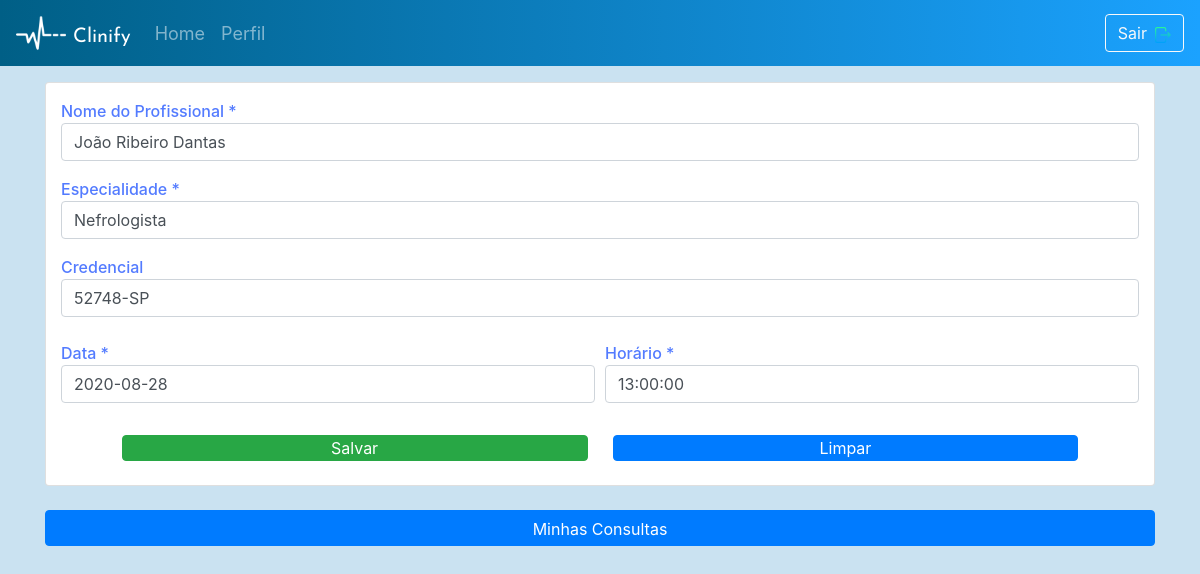
Screenshot of /Templates/appointment/update/4/nefrologista/ (signed in) with the database file from the repository.
### server_app/models.py (models this page shows, shortened)
class UserAppoint(models.Model):
    user                = models.ForeignKey(User, on_delete=models.CASCADE)
    appoint_espec_apt   = models.CharField(max_length=50)
    appoint_date_apt    = models.DateField()
    appoint_time_apt    = models.TimeField()
    appoint_nmed_apt    = models.CharField(max_length=50)
    appoint_credenc_apt = models.CharField(max_length=20)
    slug                = models.SlugField(default='slug')
    objects = models.Manager()

### server_app/views.py (the view, shortened to what this page needs)
# urls.py: url(r'^appointment/update/(?P<pk>[0-9]+)/(?P<slug>[-\w\d]+)/$', AppointUpdateView.as_view(), name='appointment'),
@method_decorator(login_required(login_url="/logout/"), name='dispatch')
class AppointUpdateView(UpdateView):  ### UPDATE
    template_name = "appointment.html"
    model = UserAppoint
    form_class = AppointForm

### server_app/forms.py
class AppointForm(forms.ModelForm):
    class Meta:
        model = UserAppoint
        fields = ['appoint_espec_apt','appoint_date_apt','appoint_time_apt','appoint_nmed_apt','appoint_credenc_apt']
    def __init__(self, *args, **kwargs):
        super(AppointForm, self).__init__(*args, **kwargs)
        self.fields['appoint_espec_apt'].widget.attrs.update({'placeholder': 'Oftalmologista', 'class': 'form-control', 'required': ''})
        self.fields['appoint_date_apt'].widget.attrs.update({'placeholder': 'AAAA-MM-DD', 'class': 'form-control', 'required': '', 'id': 'datepicker6'})
        self.fields['appoint_time_apt'].widget.attrs.update({'placeholder': 'HH:MM:SS', 'class': 'form-control', 'required': ''})
        self.fields['appoint_nmed_apt'].widget.attrs.update({'class': 'form-control', 'required': ''})
        self.fields['appoint_credenc_apt'].widget.attrs.update({'placeholder': 'CRM/CRO/CRP/CRN','class': 'form-control'})

### Templates/appointment.html (shortened to what this page needs)
<!DOCTYPE html>
{% extends 'base.html' %}
    {% block content %}
        {% load static %}
        <link rel="stylesheet" href="https://cdnjs.cloudflare.com/ajax/libs/datepicker/0.6.5/datepicker.min.css" />
    </head>
    <body class="appointment-screen">
        <nav class="navbar navbar-expand-md navbar-dark">
            <img class="nav-icon" src="{% static 'images\heartbeat-logo-144.png' %}">
            <a class="navbar-brand mt-2" href="https://fonts.googleapis.com/css?family=Josefin+Sans:600&display=swap" rel="stylesheet">Clinify</a>
            <div class="collapse navbar-collapse" id="navbarSupportedContent">
                <ul class="navbar-nav mr-auto">
                    <a class="nav-link" href="{% url 'home' %}">Home</a>
                    <a class="nav-link" href="{% url 'temp:profile' %}">Perfil</a>
                </ul>
                <form class="form-inline" method="POST">
                    <a href="#" data-toggle="modal" data-target="#myModal"><button class="btn btn-outline-light btn-auto">Sair<img class="pl-2" src="{% static 'images/logout.png' %}"></button></a>
                </form>
            </div>
        </nav>
        <section class="container mt-3">
            <div class="card" id="card-opacity">
                <div class="container">
                    <form enctype="multipart/form-data" method="POST">
                        <div class="form-row mt-3 mb-3">
                            <div class="col-12">
                                <label class="lbl2">Nome do Profissional *</label>
                                {{form.appoint_nmed_apt}}
                            </div>
                        </div>
                        <div class="form-row mt-3 mb-3">
                            <div class="col-12">
                                <label class="lbl2">Especialidade *</label>
                                {{form.appoint_espec_apt}}
                            </div>
                        </div>
                        <div class="form-row mt-3 mb-3">
                            <div class="col-12">
                                <label class="lbl2">Credencial</label>
                                {{form.appoint_credenc_apt}}
                            </div>
                        </div>
                        <div class="form-row mt-4 mb-3">
                            <div class="col-6">
                                <label class="lbl2">Data *</label>
                                {{ form.appoint_date_apt }}
                            </div>
                            <div class="col-6">
                                <label class="lbl2">Horário *</label>
                                {{ form.appoint_time_apt }}
                            </div>
                        </div>
                    </div>
                    <div class="form-row justify-content-center mt-3 mb-4">
                        <button class="btn btn-success col-5 pt-0 pb-0" style="color: white;">Salvar</button>
                        <span style="width: 25px"></span>
                        <input type="reset" value="Limpar" class="btn btn-primary col-5 pt-0 pb-0">
                    </div>
            </div>
            <a href="{% url 'temp:appoint_calendar' %}" type="submit" class="btn btn-primary col-12 mt-4 pb-1">Minhas Consultas</a>
        </section>
        {% endblock %}

### static/css/screens.css (style rules this page uses)
.intro-screen, .signup-screen, .forgpassword-screen, .navbar { background: linear-gradient(90deg, rgba(0,95,134,100) 0%, rgba(27,162,255,100)100%); }
.navbar-brand { padding-left: 7px; margin-top: 6px; font-size: x-large; color: white; font-family: 'Josefin Sans', sans-serif; }
.nav-icon { height: 50px; width: 50px; }
.msg-text, .profile-screen, .edit-profile, .medication-screen, .diet-screen, .appointment-screen, .exercise-screen, .home-screen, .stresslevel-screen { background-color: rgb(202, 226, 241); }
.nav-link { color: white; font-size: 18px; }
.lbl1, .lbl2, .exerc { margin-bottom: -8px; font-weight: 500; }
.th, .lbl2 { font-size: medium; }
.aster, .lbl2, .lbl3, .badge-exerc { color: rgb(83, 123, 255) }

### rows the page displays
UserAppoint: appoint_nmed_apt "João Ribeiro Dantas", appoint_espec_apt "Nefrologista", appoint_credenc_apt "52748-SP", appoint_date_apt "2020-08-28", appoint_time_apt "13:00:00"
